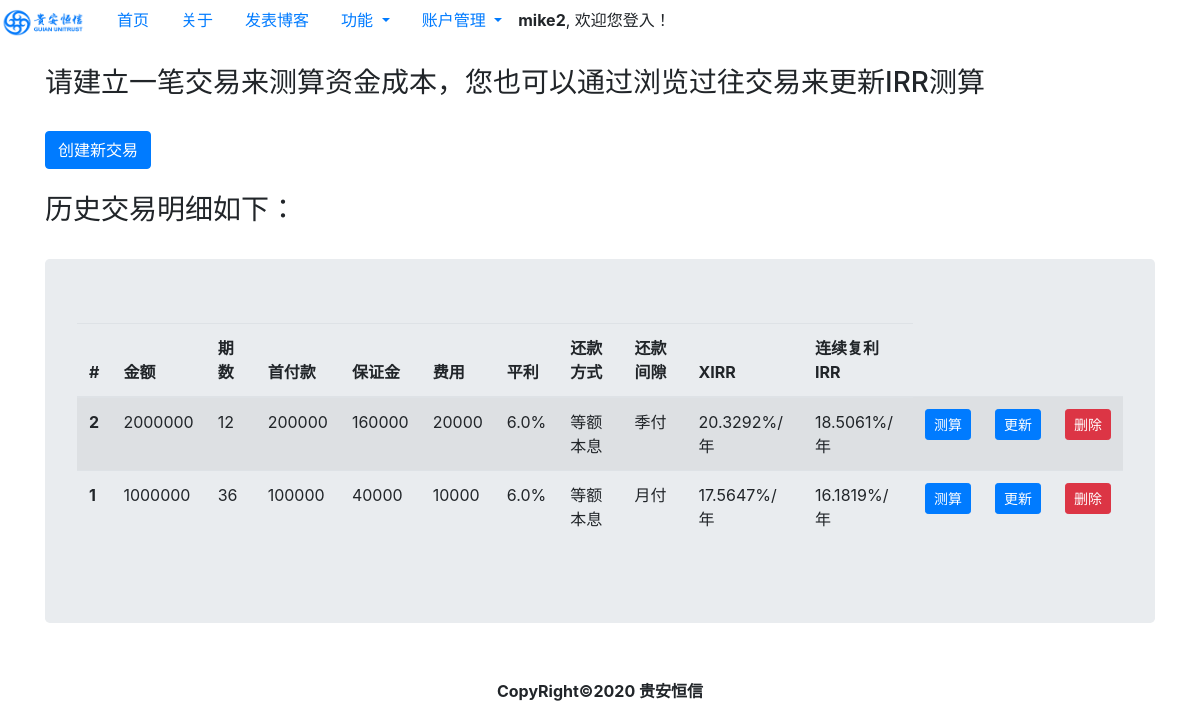
/trade_list (signed in), run on the app's committed database.
### CompanyWebApp/models.py (models this page shows, shortened)
class User(db.Model, UserMixin):
    __tablename__ = 'users'
    id =db.Column(db.Integer, primary_key = True)
    profile_image = db.Column(db.String(100), nullable=False, default='default_profile.png')
    email = db.Column(db.String(64), unique = True, index=True)
    username = db.Column(db.String(64), unique = True, index=True)
    user_dep = db.Column(db.String(20), default='外部')
    user_level = db.Column(db.String(20), default='普通用户')
    admin = db.Column(db.Boolean,default=False)
    password_hash = db.Column(db.String(128))
    posts = db.relationship('BlogPost', backref='author', lazy=True)

class Trade(db.Model):
    __tablename__ = 'trades'
    id = db.Column(db.Integer, primary_key = True)
    equip_amount = db.Column(db.Integer)
    rent_period = db.Column(db.Integer)
    downpayment = db.Column(db.Integer)
    deposit = db.Column(db.Integer)
    fee = db.Column(db.Integer)
    flat_rate = db.Column(db.Float)
    payment_type = db.Column(db.Text)
    payment_period = db.Column(db.Text)
    irr_nor = db.Column(db.Float)
    irr_exp = db.Column(db.Float)
    cashflows = db.relationship('CashFlow', backref = 'trade', lazy = 'dynamic')

### CompanyWebApp/irr_calculators/views.py (the view)
@irr_calculators.route('/trade_list', methods = ['GET','POST'])
@login_required
def trade_list():
    trans = Trade.query.order_by(Trade.id.desc())
    return render_template('irr_trade_list.html', trans = trans)

### CompanyWebApp/models.py (called while the page is built)
@login_manager.user_loader
def load_user(user_id):
    return User.query.get(user_id)

### CompanyWebApp/templates/irr_trade_list.html (shortened to what this page needs)
{% extends "basic.html" %}
{% block content %}
<br>
<h3>请建立一笔交易来测算资金成本，您也可以通过浏览过往交易来更新IRR测算</h3>
<br>
<a href="{{ url_for('irr_calculators.trade_create')}}"><button type="button" class="btn btn-primary" >创建新交易</button></a>
<br>
<div>
    <br>
    <h3>历史交易明细如下：</h3>
    <br>
</div>
<div class="jumbotron">
  <div class="table-responsive-md">
    <table class="table table-striped">
      <thead>
        <tr>
          <th scope="col">#</th>
          <th scope="col">金额</th>
          <th scope="col">期数</th>
          <th scope="col">首付款</th>
          <th scope="col">保证金</th>
          <th scope="col">费用</th>
          <th scope="col">平利</th>
          <th scope="col">还款方式</th>
          <th scope="col">还款间隙</th>
          <th scope="col">XIRR</th>
          <th scope="col">连续复利IRR</th>
        </tr>
      </thead>
      <tbody>
      {% for tran in trans %}
        <tr>
          <th scope="row">{{ tran.id }}</th>
          <td>{{ tran.equip_amount }}</td>
          <td>{{ tran.rent_period }}</td>
          <td>{{ tran.downpayment }}</td>
          <td>{{ tran.deposit }}</td>
          <td>{{ tran.fee }}</td>
          <td>{{ tran.flat_rate*100 }}%</td>
          <td>{{ tran.payment_type }}</td>
          <td>{{ tran.payment_period }}</td>
          <td>{{ tran.irr_nor }}%/年</td>
          <td>{{ tran.irr_exp }}%/年</td>
          <td><a href="{{ url_for('irr_calculators.irr_cashflows', trade_id=tran.id) }}" ><button type="button" class="btn btn-primary btn-sm">测算</button></a></td>
          <td><a href="{{ url_for('irr_calculators.trade_update', trade_id=tran.id) }}" ><button type="button" class="btn btn-primary btn-sm">更新</button></a></td>
          <td><a href="{{ url_for('irr_calculators.trade_delete', trade_id=tran.id) }}" ><button type="button" class="btn btn-danger btn-sm">删除</button></a></td>
        </tr>
      {% endfor %}
      </tbody>
    </table>
  </div>
</div>
{% endblock %}

### CompanyWebApp/templates/basic.html (shortened to what this page needs)
<!DOCTYPE html>
<html>
  <head>
    <link rel="stylesheet" href="https://maxcdn.bootstrapcdn.com/bootstrap/4.0.0/css/bootstrap.min.css">
  </head>
  <body>
  <ul class="nav">
    <li class="navbar-brand" href="#">
      <img src="../static/companylogo.png" width="85" height="30" alt="" loading="lazy">
    </li>
    <li class="nav-item">
    <a class="nav-link" href="{{ url_for('core.index') }}">首页</a>
    </li>
    <li class="nav-item">
      <a class="nav-link" href="{{ url_for('core.info') }}">关于</a>
    </li>
    <li class="nav-item">
      <a class="nav-link" href="{{ url_for('blog_posts.create_post')}}">发表博客</a>
    </li>
    <li class="nav-item dropdown">
      <a class="nav-link dropdown-toggle" href="#" id="navbarDropdown" role="button" data-toggle="dropdown" aria-haspopup="true" aria-expanded="false">
        功能
      </a>
    </li>
    <li class="nav-item dropdown">
      <a class="nav-link dropdown-toggle" href="#" id="navbarDropdown" role="button" data-toggle="dropdown" aria-haspopup="true" aria-expanded="false">
        账户管理
      </a>
    </li>
    {% if current_user.is_authenticated %}
    <div class="">
      <span class="navbar-text">
       <strong>{{current_user.username}}</strong>, 欢迎您登入！
      </span>
    </div>
    {% endif %}
</ul>
<div class="container">
  {% block content %}
  {% endblock %}
</div>
<br>
<div align='center'>
  <strong>CopyRight©2020 贵安恒信</strong>
</div>
<br>
<br>
<br>
<br>
<br>
<br>
  </body>
</html>

### data on the page
User: username "mike2"
Trade: id "2", equip_amount "2000000", rent_period "12", downpayment "200000", deposit "160000", fee "20000", tran.flat_rate*100 "6.0", payment_type "等额本息", payment_period "季付", irr_nor "20.3292", irr_exp "18.5061"
Trade: id "1", equip_amount "1000000", rent_period "36", downpayment "100000", deposit "40000", fee "10000", tran.flat_rate*100 "6.0", payment_type "等额本息", payment_period "月付", irr_nor "17.5647", irr_exp "16.1819"
